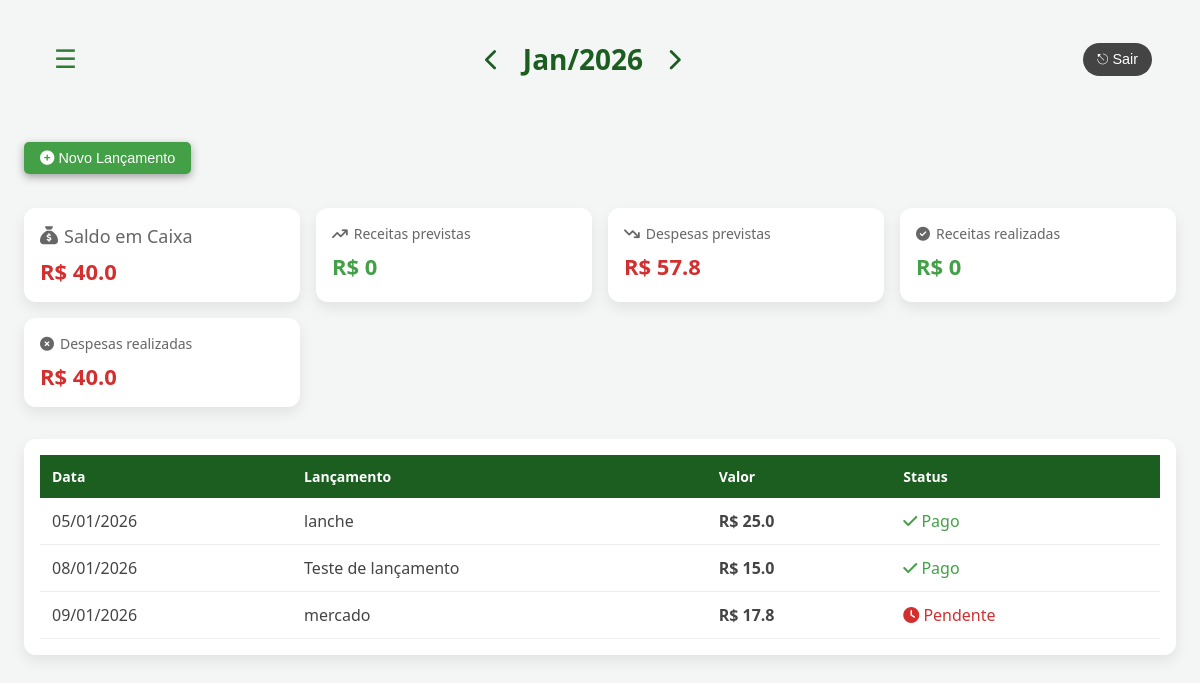
/home/, run on an earlier commit of the app's database.
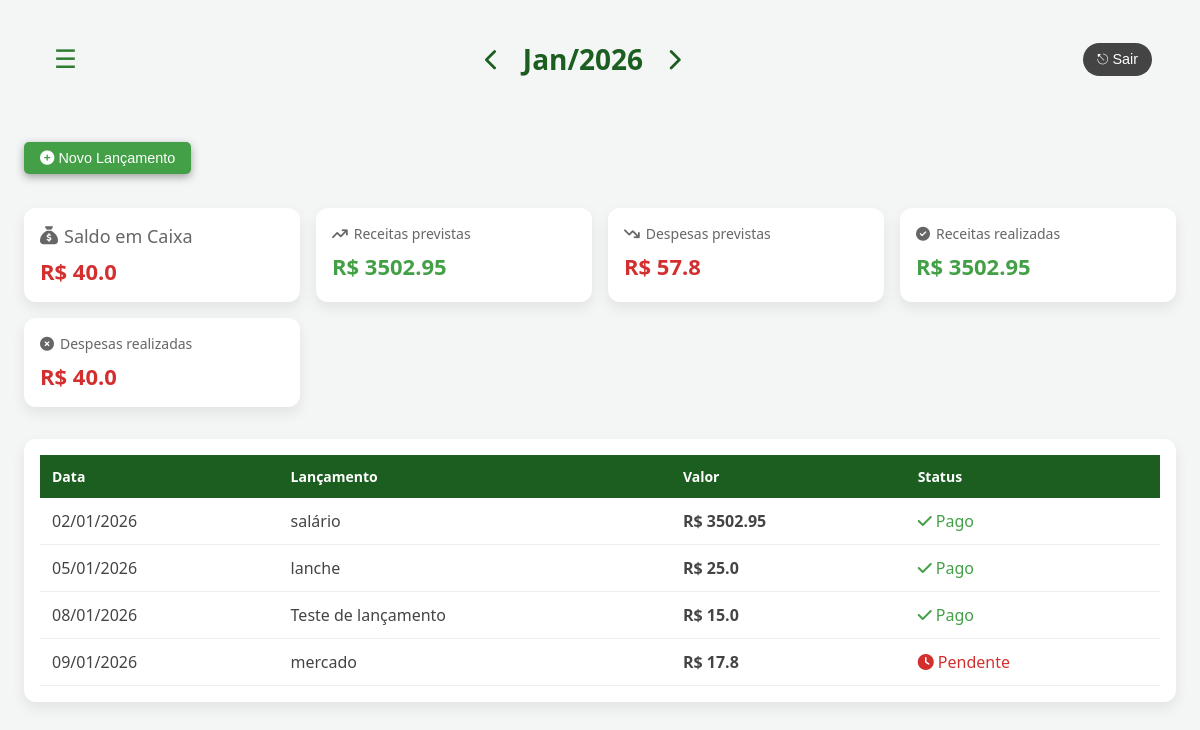
And on a later commit of the database.
### contas/models/lancamento.py (models this page shows, shortened)
class Lancamento(models.Model):
    descricao = models.CharField(max_length=70)
    data = models.DateField()
    valor = models.FloatField()
    pago = models.BooleanField(default=False)
    fatura = models.ForeignKey(
        'contas.Fatura',
        on_delete=models.CASCADE, null=True,
        blank=True
        )
    dt_criacao = models.DateTimeField(auto_now=True)
    dt_update = models.DateTimeField(auto_now=True)
    class Natureza(models.TextChoices):
        DESPESA = 'DESPESA', 'Despesa'
        RECEITA = 'RECEITA', 'Receita'
    natureza = models.CharField(
        max_length=10,
        choices=Natureza.choices,
        default=Natureza.DESPESA
    )
    class Meta:
        ordering = ['data']

### contas/views/index.py (the view)
# urls.py: 2. Add a URL to urlpatterns:  path('', views.home, name='home')
def home(request):
    hoje = date.today()
    mes = request.GET.get('mes')
    ano = request.GET.get('ano')
    competencia = competencia_service.obter_ou_criar_competencia(
        mes=int(mes) if mes else hoje.month,
        ano=int(ano) if ano else hoje.year
    )
    lancamentos = Lancamento.objects.filter(
        data__month=competencia.mes,
        data__year=competencia.ano
    )
    return render(request, 'contas/home.html', {
        'competencia': competencia,
        'lancamentos': lancamentos,
        'anterior': competencia_service.anterior(mes, ano),
        'proximo': competencia_service.proximo(mes, ano),
        'receitas_previstas': competencia_service.total_receitas_previstas(competencia),
        'despesas_previstas': competencia_service.total_despesas_previstas(competencia),
        'receitas_realizadas': competencia_service.total_receitas_realizadas(competencia),
        'despesas_realizadas': competencia_service.total_despesas_realizadas(competencia),
    })

### contas/models/competencia.py (called while the page is built)
    def mes_nome(self):
        MESES = [
            '', 'Jan', 'Fev', 'Mar', 'Abr', 'Mai', 'Jun',
            'Jul', 'Ago', 'Set', 'Out', 'Nov', 'Dez'
        ]
        return MESES[self.mes]

### contas/services/competencia_service.py (called while the page is built)
def obter_ou_criar_competencia(mes=None, ano=None):
    hoje = date.today()
    mes = mes or hoje.month
    ano = ano or hoje.year
    competencia, _ = Competencia.objects.get_or_create(
        mes=mes,
        ano=ano
    )
    return competencia

def anterior(mes, ano):
    atual = obter_ou_criar_competencia(mes, ano)
    if atual.mes == 1:
        novo_mes = 12
        novo_ano = atual.ano - 1
    else:
        novo_mes = atual.mes - 1
        novo_ano = atual.ano
    return {
        "mes": novo_mes,
        "ano": novo_ano
    }

def proximo(mes, ano):
    atual = obter_ou_criar_competencia(mes, ano)
    if atual.mes == 12:
        novo_mes = 1
        novo_ano = atual.ano + 1
    else:
        novo_mes =  atual.mes + 1
        novo_ano = atual.ano
    return {
        "mes": novo_mes,
        "ano": novo_ano
    }

def total_receitas_previstas(competencia):
    lancamentos = lancamento_service.get_receitas_competencia(competencia)
    return soma_lancamentos(lancamentos)

### contas/templates/contas/home.html (shortened to what this page needs)
<!DOCTYPE html>
<html lang="pt-br">
<head>
    <link rel="stylesheet"
          href="https://cdnjs.cloudflare.com/ajax/libs/font-awesome/6.5.1/css/all.min.css"/>
</head>
<body>
<div class="header">
    <div class="menu">
        <button class="menu-btn" aria-label="Menu">
            ☰
        </button>
    </div>
    <div class="competencia">
        <a href="{% url 'home_path' %}?mes={{ anterior.mes }}&ano={{ anterior.ano }}">
            <i class="fa-solid fa-chevron-left"></i>
        </a>
        <h1>
            {{ competencia.mes_nome }}/{{ competencia.ano }}
        </h1>
        <a href="{% url 'home_path' %}?mes={{ proximo.mes }}&ano={{ proximo.ano }}">
            <i class="fa-solid fa-chevron-right"></i>
        </a>
    </div>
    <div class="login">
        <button class="logout-btn">
            ⎋ Sair
        </button>
    </div>
</div>
 <div class="acoes">
    <button class="add-lancamento-btn">
        <i class="fa-solid fa-circle-plus"></i> Novo Lançamento
    </button>
</div>
<div class="cards">
    <div class="card saldo">
        <h3><i class="fa-solid fa-sack-dollar"></i> Saldo em Caixa</h3>
        <p class="despesa">R$ {{ despesas_realizadas }}</p>
    </div>
    <div class="card">
        <h3><i class="fa-solid fa-arrow-trend-up"></i> Receitas previstas</h3>
        <p class="receita">R$ {{ receitas_previstas }}</p>
    </div>
    <div class="card">
        <h3><i class="fa-solid fa-arrow-trend-down"></i> Despesas previstas</h3>
        <p class="despesa">R$ {{ despesas_previstas }}</p>
    </div>
    <div class="card">
        <h3><i class="fa-solid fa-circle-check"></i> Receitas realizadas</h3>
        <p class="receita">R$ {{ receitas_realizadas }}</p>
    </div>
    <div class="card">
        <h3><i class="fa-solid fa-circle-xmark"></i> Despesas realizadas</h3>
        <p class="despesa">R$ {{ despesas_realizadas }}</p>
    </div>
</div>
<div class="table-container">
    <table>
        <thead>
            <tr>
                <th>Data</th>
                <th>Lançamento</th>
                <th>Valor</th>
                <th>Status</th>
            </tr>
        </thead>
        <tbody>
        {% for l in lancamentos %}
            <tr>
                <td>{{ l.data|date:"d/m/Y" }}</td>
                <td>{{ l.descricao }}</td>
                <td class="valor">R$ {{ l.valor }}</td>
                <td>
                    {% if l.pago %}
                        <span class="pago">
                            <i class="fa-solid fa-check"></i> Pago
                        </span>
                    {% else %}
                        <span class="nao-pago">
                            <i class="fa-solid fa-clock"></i> Pendente
                        </span>
                    {% endif %}
                </td>
            </tr>
        {% endfor %}
        </tbody>
    </table>
</div>
</body>
</html>

What changed in the data, as far as the page shows it:
added Lancamento: data "02/01/2026", descricao "salário", valor "3502.95", pago True (drawn)
Also different on the page:
{{ receitas_previstas }}: "0" → "3502.95"
{{ receitas_realizadas }}: "0" → "3502.95"
